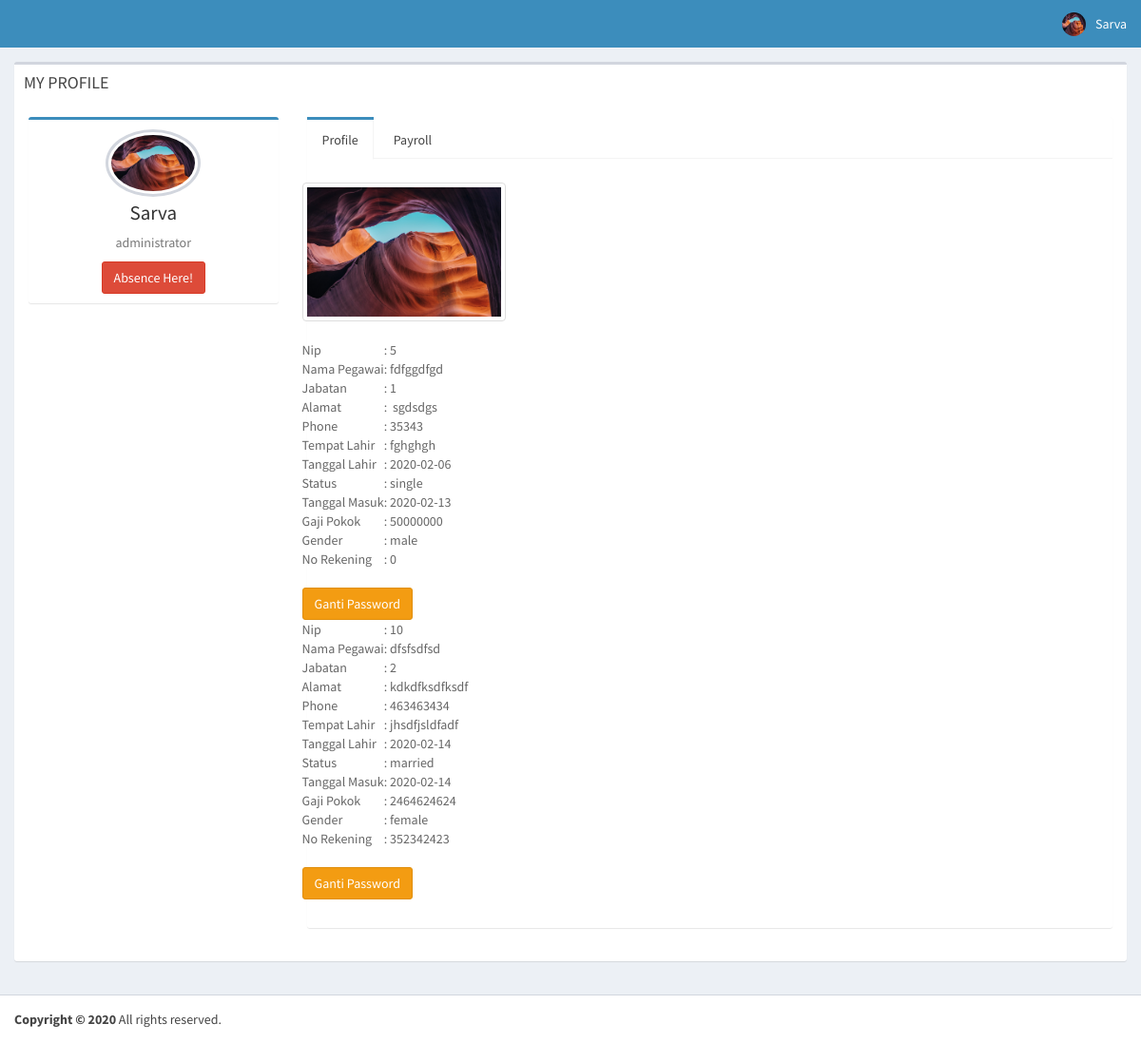
/employee_level.php (signed in), run on the app's committed database.
### tables this page shows
CREATE TABLE `employees` (
  `id` int(11) NOT NULL,
  `nik` int(11) NOT NULL,
  `name` varchar(50) NOT NULL,
  `position_id` int(11) NOT NULL,
  `address` varchar(256) NOT NULL,
  `phone_numbers` int(14) NOT NULL,
  `place_of_birth` varchar(30) NOT NULL,
  `date_of_birth` date NOT NULL,
  `marital_status` enum('single','married','','') NOT NULL,
  `date_of_entry` date NOT NULL,
  `basic_salary` double NOT NULL,
  `gender` enum('male','female','','') NOT NULL,
  `bank_account` int(20) NOT NULL
);

### Config/Connection.php (called while the page is built, shortened)
<?php
class Connection
{
	function start()
	{
		$this->conn = new mysqli(self::SERVERNAME, self::USERNAME, self::PASSWORD, self::DATABASE);
		return $this->conn;
	}
}

### Items_employee.php (called while the page is built, shortened)
<?php
require "Config/Connection.php";
class Items extends Connection
{
	public $conn;
	protected $table = 'employees';
	function __construct()
	{
		$this->conn = parent::start();
	}
	function all($field = '*')
	{
		$sql = "SELECT $field FROM ".$this->table;
		$result = $this->conn->query($sql);
		return $result;
	}
}

### employee_level.php (the view, shortened to what this page needs)
<?php
require "Items_employee.php";
$item = new Items();
$rows = $item->all();
?>
<?php include "includes/head.php";?>
<?php include "includes/header_employee.php"?>
<body class="layout-top-nav skin-blue-light">
  <div class="content-wrapper">
		<section class="content">
	          <div class="box">
	            <div class="box-header">
	              <h3 class="box-title">MY PROFILE</h3>
	            </div>
			    <section class="content">
			      <div class="row">
			        <div class="col-md-3">
			          <div class="box box-primary">
			            <div class="box-body box-profile">
			              <img class="profile-user-img img-responsive img-circle" src="<?php echo $urlAvatar ?>" alt="User profile picture">
			              <h3 class="profile-username text-center"><?php echo $_SESSION['user']['username']?></h3>
			              <p class="text-muted text-center"><?php echo $_SESSION['user']['level']?></p>
						  <div class="text-center">
							<a href="employee_attendance.php">
								<button type="button" class="btn btn-danger">Absence Here!</button>
							</a>
						  </div>
			            </div>
			          </div>
			        </div>
			        <div class="col-md-9">
			          <div class="nav-tabs-custom">
			            <ul class="nav nav-tabs">
			              <li class="active"><a href="#activity" data-toggle="tab">Profile</a></li>
			              <li><a href="#timeline" data-toggle="tab">Payroll</a></li>
			            </ul>
			           <div class="tab-content">
			              <div class="active tab-pane" id="activity">
				                <div class="post">
			                  	<div class="row margin-bottom">
			                    <div class="col-md-3">
			                      <div class="row">
			                      	<img src="<?php echo $urlAvatar ?>" class="img-thumbnail">
			                      		<br/><br/>
								<table>
								<?php
									while ($row = $rows->fetch_assoc()) {
								?>
								<tr>
									<td>Nip</td><td>:</td><td>&nbsp;<?php echo $row['id'];?></td>
								</tr>
								<tr>
									<td>Nama Pegawai</td><td>:</td><td>&nbsp;<?php echo $row['name'];?></td>
								</tr>
								<tr>
									<td>Jabatan</td><td>:</td><td>&nbsp;<?php echo $row['position_id'];?></td>
								</tr>
								<tr>
									<td>Alamat</td><td>:</td><td>&nbsp;<?php echo $row['address'];?></td>
								</tr>
								<tr>
									<td>Phone</td><td>:</td><td>&nbsp;<?php echo $row['phone_numbers'];?></td>
								</tr>
								<tr>
									<td>Tempat Lahir</td><td>:</td><td>&nbsp;<?php echo $row['place_of_birth'];?></td>
								</tr>
								<tr>
									<td>Tanggal Lahir</td><td>:</td><td>&nbsp;<?php echo $row['date_of_birth'];?></td>
								</tr>
								<tr>
									<td>Status</td><td>:</td><td>&nbsp;<?php echo $row['marital_status'];?></td>
								</tr>
								<tr>
									<td>Tanggal Masuk</td><td>:</td><td>&nbsp;<?php echo $row['date_of_entry'];?></td>
								</tr>
								<tr>
									<td>Gaji Pokok</td><td>:</td><td>&nbsp;<?php echo $row['basic_salary'];?></td>
								</tr>
								<tr>
									<td>Gender</td><td>:</td><td>&nbsp;<?php echo $row['gender'];?></td>
								</tr>
								<tr>
									<td>No Rekening</td><td>:</td><td>&nbsp;<?php echo $row['bank_account'];?></td>
								</tr>
								<tr>
								<td colspan="3">
									<br>
									<a href="#"  class="btn btn-warning"> <span> Ganti Password</span>  </a></td>
								</tr>
								<?php
									}
								?>
								</table>
			                      </div>
			                    </div>
			                  </div>
			                </div>
			              </div>
			              </div>
			          </div>
			        </div>
			      </div>
			    </section>
	         </div>
         </section>
     </div>
  <?php include "includes/footer.php";?>
</body>
</html>

### data on the page
employees: id "5", name "fdfggdfgd", position "1", address "sgdsdgs", phone_numbers "35343", place_of_birth "fghghgh", date_of_birth "2020-02-06", marital_status "single", date_of_entry "2020-02-13", basic_salary "50000000", gender "male", bank_account "0"
employees: id "10", name "dfsfsdfsd", position "2", address "kdkdfksdfksdf", phone_numbers "463463434", place_of_birth "jhsdfjsldfadf", date_of_birth "2020-02-14", marital_status "married", date_of_entry "2020-02-14", basic_salary "2464624624", gender "female", bank_account "352342423"

### other printed values
$_SESSION['user']['username'] "Sarva"
$_SESSION['user']['level'] "administrator"
